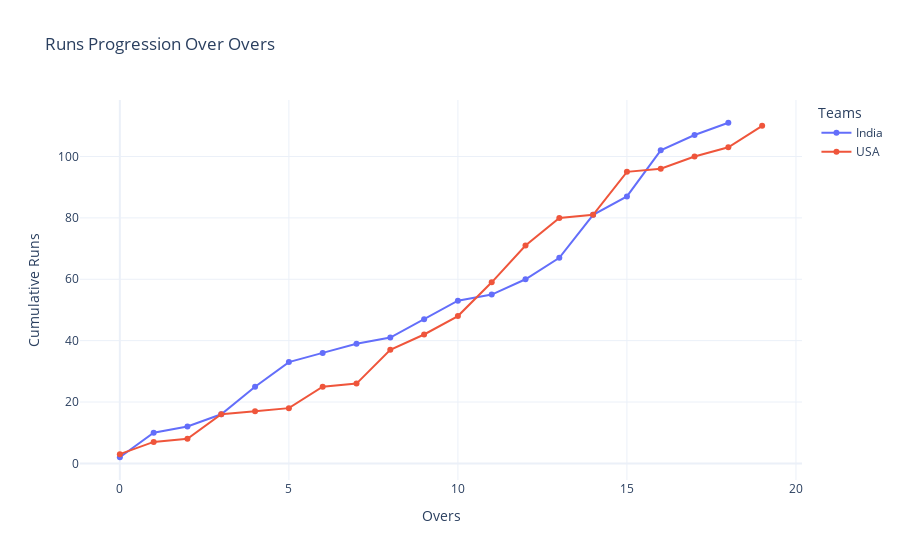

Notebook source saved alongside this figure:
### Code cell
import plotly.graph_objects as go

india_runs_progression = data[data['team'] == 'India'].groupby('over')['runs_total'].sum().cumsum()
usa_runs_progression = data[data['team'] == 'United States of America'].groupby('over')['runs_total'].sum().cumsum()

fig = go.Figure()

fig.add_trace(go.Scatter(
    x=india_runs_progression.index,
    y=india_runs_progression.values,
    mode='lines+markers',
    name='India'
))

fig.add_trace(go.Scatter(
    x=usa_runs_progression.index,
    y=usa_runs_progression.values,
    mode='lines+markers',
    name='USA'
))

fig.update_layout(
    title='Runs Progression Over Overs',
    xaxis_title='Overs',
    yaxis_title='Cumulative Runs',
    legend_title='Teams',
    template='plotly_white'
)

fig.show()

### Figure 1 — Plotly figure (JSON) as saved in the notebook; plotly's stock layout.template omitted (floating-point values rounded to 4 significant figures)
{"data": [{"mode": "lines+markers", "name": "India", "type": "scatter", "x": [0, 1, 2, 3, 4, 5, 6, 7, 8, 9, 10, 11, 12, 13, 14, 15, 16, 17, 18], "y": [2, 10, 12, 16, 25, 33, 36, 39, 41, 47, 53, 55, 60, 67, 81, 87, 102, 107, 111]}, {"mode": "lines+markers", "name": "USA", "type": "scatter", "x": [0, 1, 2, 3, 4, 5, 6, 7, 8, 9, 10, 11, 12, 13, 14, 15, 16, 17, 18, 19], "y": [3, 7, 8, 16, 17, 18, 25, 26, 37, 42, 48, 59, 71, 80, 81, 95, 96, 100, 103, 110]}], "layout": {"legend": {"title": {"text": "Teams"}}, "title": {"text": "Runs Progression Over Overs"}, "xaxis": {"title": {"text": "Overs"}}, "yaxis": {"title": {"text": "Cumulative Runs"}}}}
